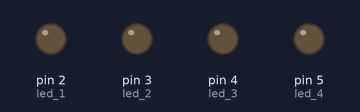
This sketch was run on a simulated Arduino Uno, built with avr-gcc and run on an emulated ATmega328P. Parts: output pins drawn as LEDs (lit = HIGH).

Above: at 0.5 s.
At 2.5 s:
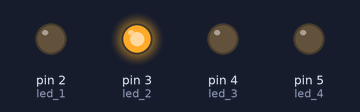
At 3.5 s:
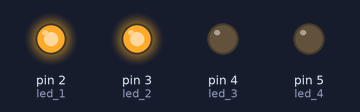
At 5.5 s:
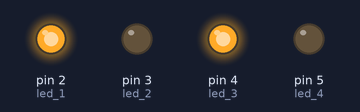
At 8.5 s:
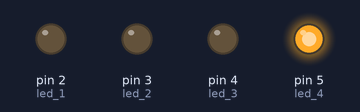
At 11.5 s:
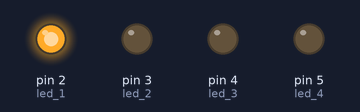
Timing chart, 0 to 13.0 s (numbered marks = the images above):
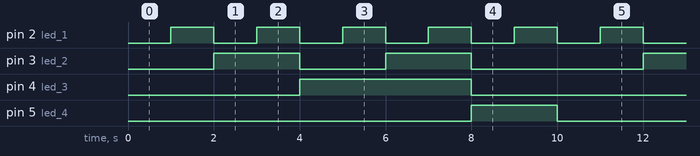

Measured:
- by itself, pin 2 (led_1): alternates HIGH for 1.0 s and LOW for 1.0 s
- by itself, pin 3 (led_2): repeats every 10.0 s: LOW 2.0 s, HIGH 2.0 s, LOW 4.0 s, HIGH 2.0 s
- by itself, pin 4 (led_3): alternates HIGH for 4.0 s and LOW for 6.0 s
- by itself, pin 5 (led_4): alternates HIGH for 2.0 s and LOW for 8.0 s

The sketch:

arduino.ino
```cpp
# define led_1 2
# define led_2 3
# define led_3 4
# define led_4 5

# define tempo 1000

void setup() {
  pinMode(led_1, OUTPUT);
  pinMode(led_2, OUTPUT);
  pinMode(led_3, OUTPUT);
  pinMode(led_4, OUTPUT);

  digitalWrite(led_1, LOW);
  digitalWrite(led_2, LOW);
  digitalWrite(led_3, LOW);
  digitalWrite(led_4, LOW);
}

void alterar(bool b1, bool b2, bool b3, bool b4, int tmp) {
  digitalWrite(led_1, b1);
  digitalWrite(led_2, b2);
  digitalWrite(led_3, b3);
  digitalWrite(led_4, b4);
  delay(tempo);
}

void loop() {
  alterar(false, false, false, false, tempo); // 0 --> 0000
  alterar(true, false, false, false, tempo); // 1 --> 0001
  alterar(false, true, false, false, tempo); // 2 --> 0010
  alterar(true, true, false, false, tempo); // 3 --> 0011
  alterar(false, false, true, false, tempo); // 4 --> 0100
  alterar(true, false, true, false, tempo); // 5 --> 0101
  alterar(false, true, true, false, tempo); // 6 --> 0110
  alterar(true, true, true, false, tempo); // 7 --> 0111
  alterar(false, false, false, true, tempo); // 8 --> 1000
  alterar(true, false, false, true, tempo); // 9 --> 1001
}
```
